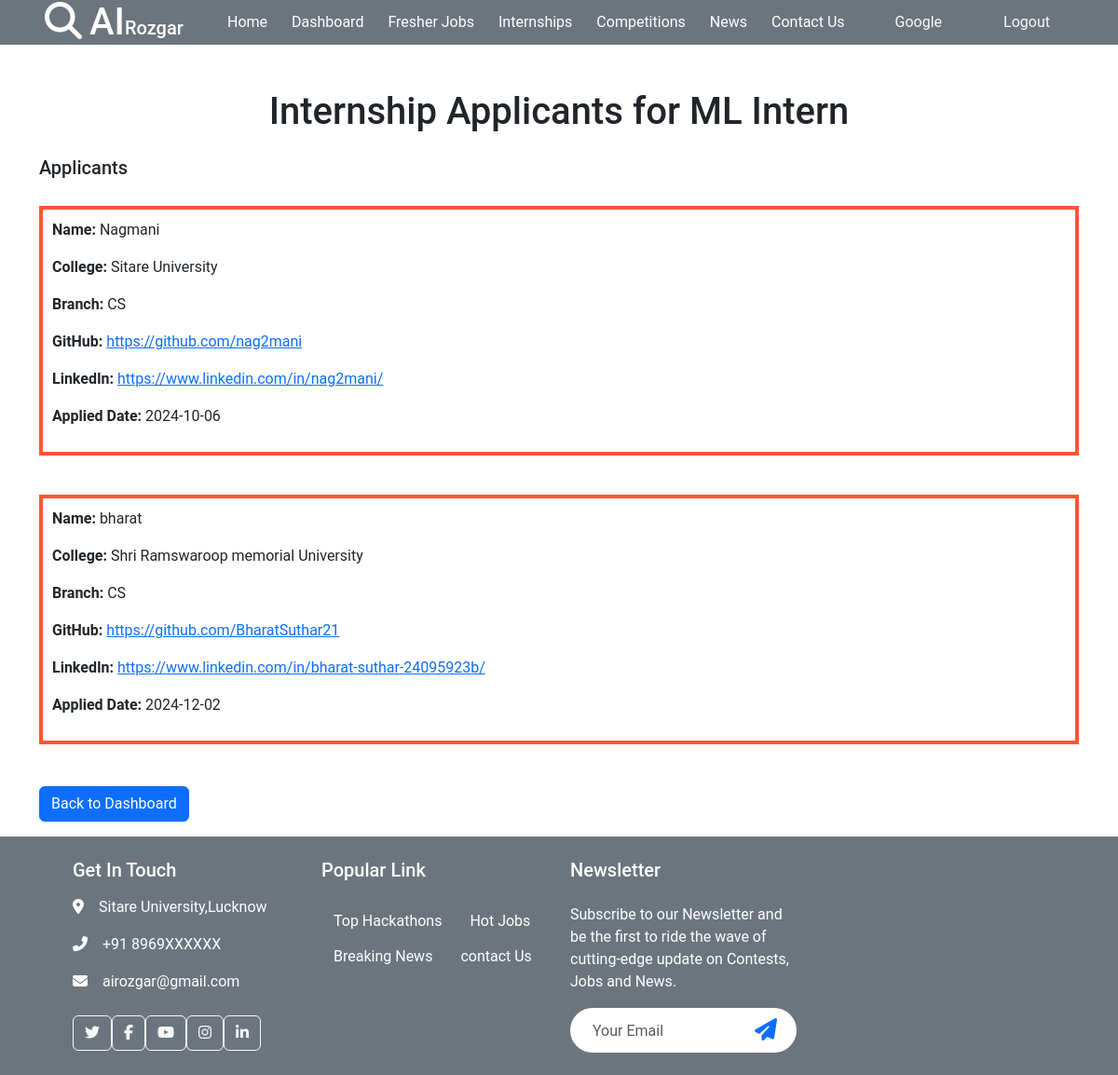
The app's page /internship_applicants/2/ (signed in), older data.
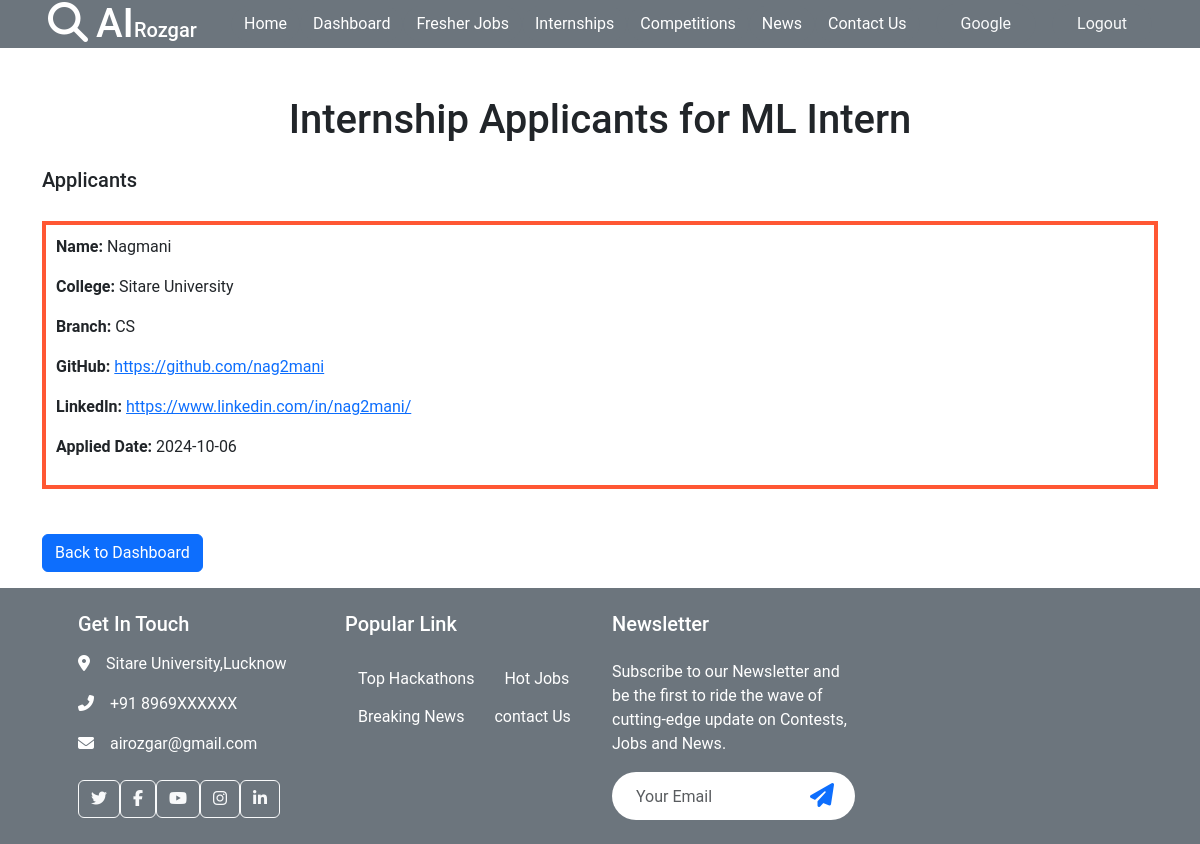
The same page, newer data.
### home/models.py (models this page shows, shortened)
class Student(models.Model):
    user = models.OneToOneField(User, on_delete=models.CASCADE)  # Connect with the User model
    student_name = models.CharField(max_length=255, blank=True, null=True)
    college = models.CharField(max_length=255)
    branch = models.CharField(max_length=255)
    github = models.URLField(blank=True, null=True)
    email = models.EmailField(max_length=255, blank=True, null=True)
    phone_number = models.CharField(max_length=15, blank=True, null=True)
    linkedin = models.URLField(blank=True, null=True)
    profile_picture = models.ImageField(upload_to='profile_pictures/students/', blank=True, null=True)

### home/views.py (the view)
# urls.py: path('internship_applicants/<int:internship_id>/', internship_applicants, name='internship_applicants'),
@login_required(login_url="/login/")
def internship_applicants(request, internship_id):
    internship = get_object_or_404(Internship, id=internship_id, company=request.user.company)
    applicants = []
    for student_id, application_details in internship.student_applied.items():
        try:
            student = Student.objects.get(id=student_id)
            applicants.append({
                'student': student,
                'application_details': application_details
            })
        except Student.DoesNotExist:
            print(f"Student with id {student_id} not found.")
            continue  # Skip the student if not found
    return render(request, 'internship_applicants.html', {'internship': internship, 'applicants': applicants})

### home/templates/internship_applicants.html (shortened to what this page needs)
{% extends 'base.html' %}
{% block start %}
    <div class="container mt-5">
        <h1 class="text-center">Internship Applicants for {{ internship.title }}</h1>
        <div class="mt-4">
            <h5>Applicants</h5>
            <ul class="list-group">
                {% for applicant in applicants %}
                <div class="my-3">
                    <li class="list-group-item">
                        <p><strong>Name:</strong> {{ applicant.student.user.first_name }}</p>
                        <p><strong>College:</strong> {{ applicant.student.college }}</p>
                        <p><strong>Branch:</strong> {{ applicant.student.branch }}</p>
                        <p><strong>GitHub:</strong> <a href="{{ applicant.student.github }}" target="_blank">{{ applicant.student.github }}</a></p>
                        <p><strong>LinkedIn:</strong> <a href="{{ applicant.student.linkedin }}" target="_blank">{{ applicant.student.linkedin }}</a></p>
                        <p><strong>Applied Date:</strong> {{ applicant.application_details.applied_date }}</p>
                    </li>
                </div>
                {% empty %}
                <li class="list-group-item">No applicants yet.</li>
                {% endfor %}
            </ul>
        </div>
        <div class="mt-4">
            <a href="{% url 'company' %}" class="btn btn-primary">Back to Dashboard</a>
        </div>
    </div>
    {% endblock %}

Row changes from the older to the newer data that the page shows:
removed Student: student.user.first_name "bharat", student.college "Shri Ramswaroop memorial University", student.branch "CS", student.github "https://github.com/BharatSuthar21", student.linkedin "https://www.linkedin.com/in/bharat-suthar-24095923b/", application_details.applied_date "2024-12-02"
